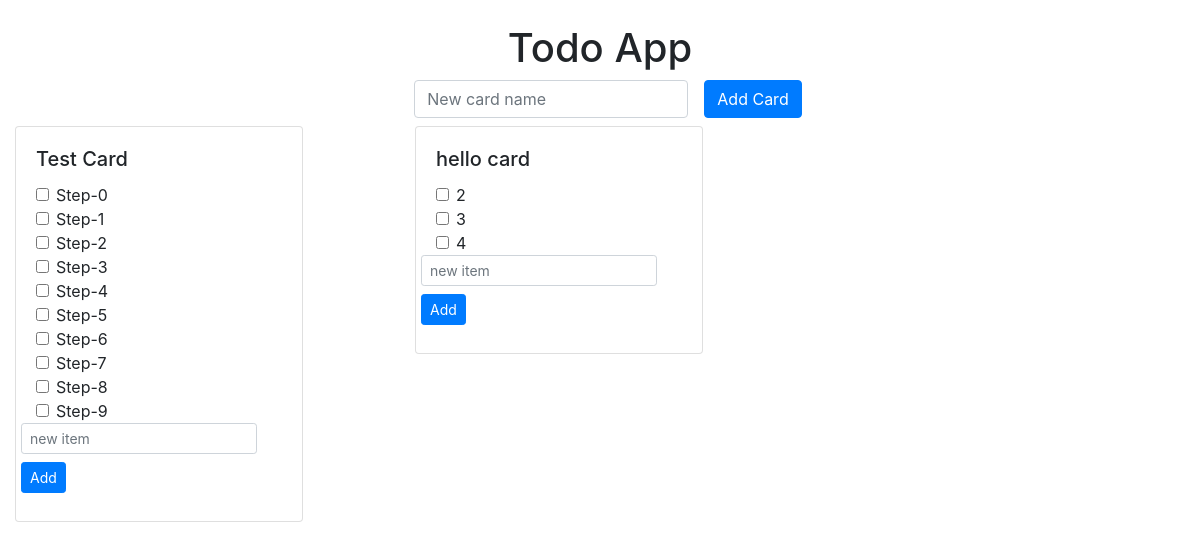
The page / on the database its author committed.
### model.py (models this page shows)
class BaseModel(Model):
    class Meta:
        database = db

class Card(BaseModel):
    id = CharField(primary_key=True, unique=True)
    name = CharField()
    @staticmethod
    def get_all():
        cards = Card.select(
            Card.id.alias('card_id'), Card.name.alias('card_name')).dicts()
        items = Items.select(Card.id.alias('card_id'), Items.id, Items.name, Items.completed) \
            .join(Card).dicts()
        ret = defaultdict(dict)
        for c in cards:
            ret[c['card_id']]['name'] = c['card_name']
            ret[c['card_id']]['items'] = []
        for item in items:
            if "id" in item:
                ret[item['card_id']]['items'].append({
                    "id": item['id'],
                    "name": item['name'],
                    "completed": item['completed']
                })
        return ret

class Items(BaseModel):
    id = AutoField()
    name = CharField()
    completed = BooleanField(default=False)
    card = ForeignKeyField(Card, backref='items')

### app.py (the view)
@app.route('/')
def index():
    return render_template("index.html", cards=Card.get_all())

### templates/index.html (shortened to what this page needs)
<!doctype html>
<html lang="en">
<head>
    <link rel="stylesheet" href="https://maxcdn.bootstrapcdn.com/bootstrap/4.0.0/css/bootstrap.min.css"
>
</head>
<body>
<div class="container-fluid">
    <div class="row justify-content-center mt-4">
        <h1>Todo App</h1>
    </div>
    <div class="row justify-content-center">
        <form class="form-inline" method="post" action="/card/new">
            <div class="form-group mx-sm-3 mb-2">
                <input type="text" class="form-control" id="cardName" name="cardName"
                       placeholder="New card name">
            </div>
            <button type="submit" class="btn btn-primary mb-2">Add Card</button>
        </form>
    </div>
    <div class="row justify-content-start align-content-center">
        {% for cid, data in cards.items() %}
            <div class="col-sm-4 mb-5">
                <div class="card" style="width: 18rem;">
                    <div class="card-body">
                        <h5 class="card-title">{{ data['name'] }}</h5>
                        {% for itm in data['items'] %}
                            {% set iid = itm['id'] %}
                            <form id="form-item-{{ iid }}" class="form-check" action="/item/check" method="post">
                                <input
                                        onchange="document.getElementById('form-item-{{ iid }}').submit()"
                                        class="form-check-input"
                                        type="checkbox"
                                        {{ 'checked' if itm['completed'] else '' }}
                                        id="status-{{ iid }}">
                                <label class="form-check-label" for="status_{{ iid }}">
                                    {{ itm['name'] }}
                                </label>
                            </form>
                        {% endfor %}
                    <div class="row justify-content-center">
                        <form class="form-inline" method="post" action="/item/new">
                            <div class="form-group mb-2">
                                <input type="text" class="form-control form-control-sm" id="newItem" name="name"
                                       placeholder="new item">
                            </div>
                            <button type="submit" class="btn btn-sm btn-primary mb-2">Add</button>
                        </form>
                    </div>
                    </div>
                </div>
            </div>
        {% endfor %}
    </div>
</div>
</body>
</html>

### rows shown on the page
Card: name "Test Card"
Items: name "Step-0"
Items: name "Step-1"
Items: name "Step-2"
Items: name "Step-3"
Items: name "Step-4"
Items: name "Step-5"
Items: name "Step-6"
Items: name "Step-7"
Items: name "Step-8"
Items: name "Step-9"
Card: name "hello card", name "2" "3" "4"
